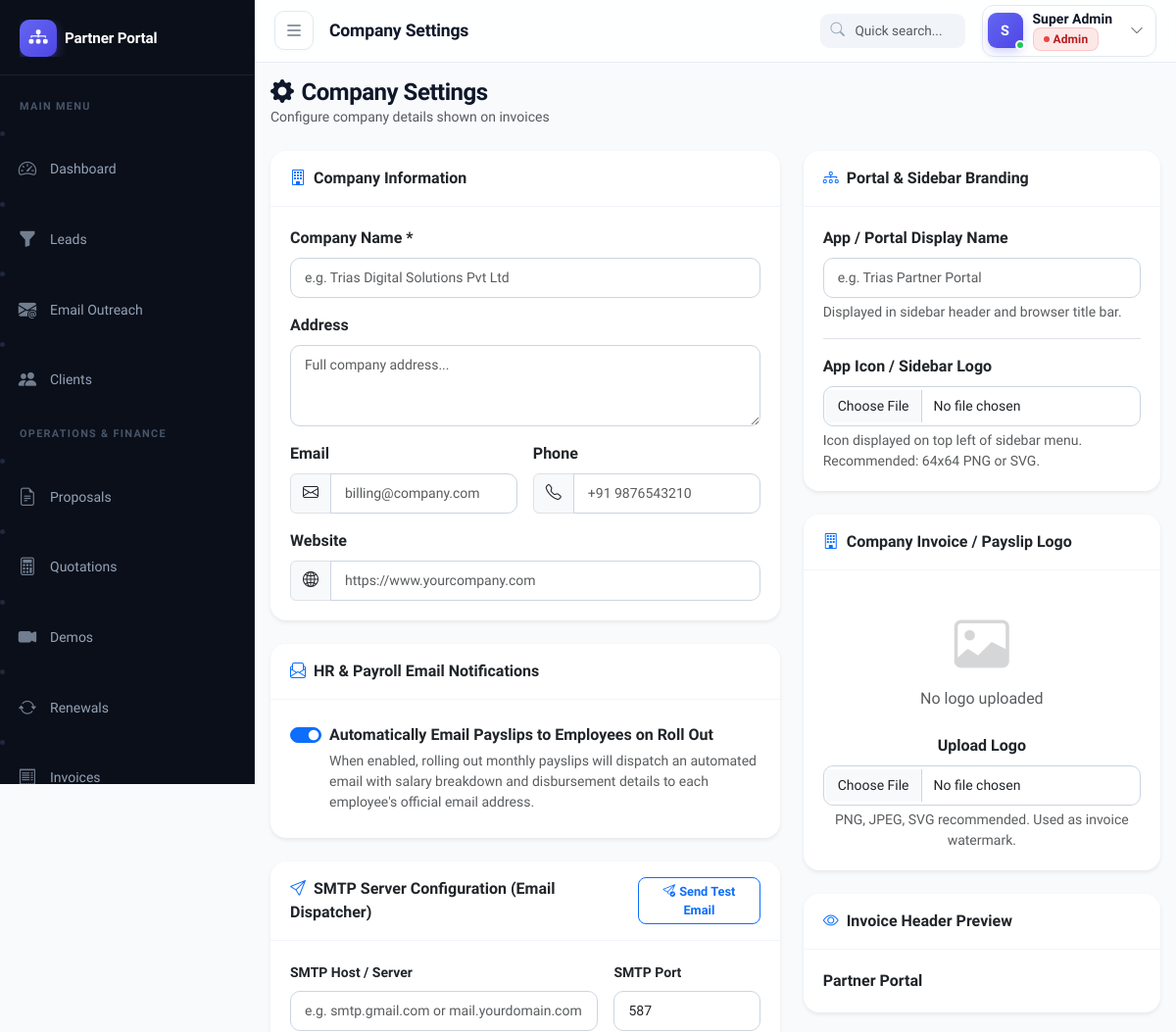
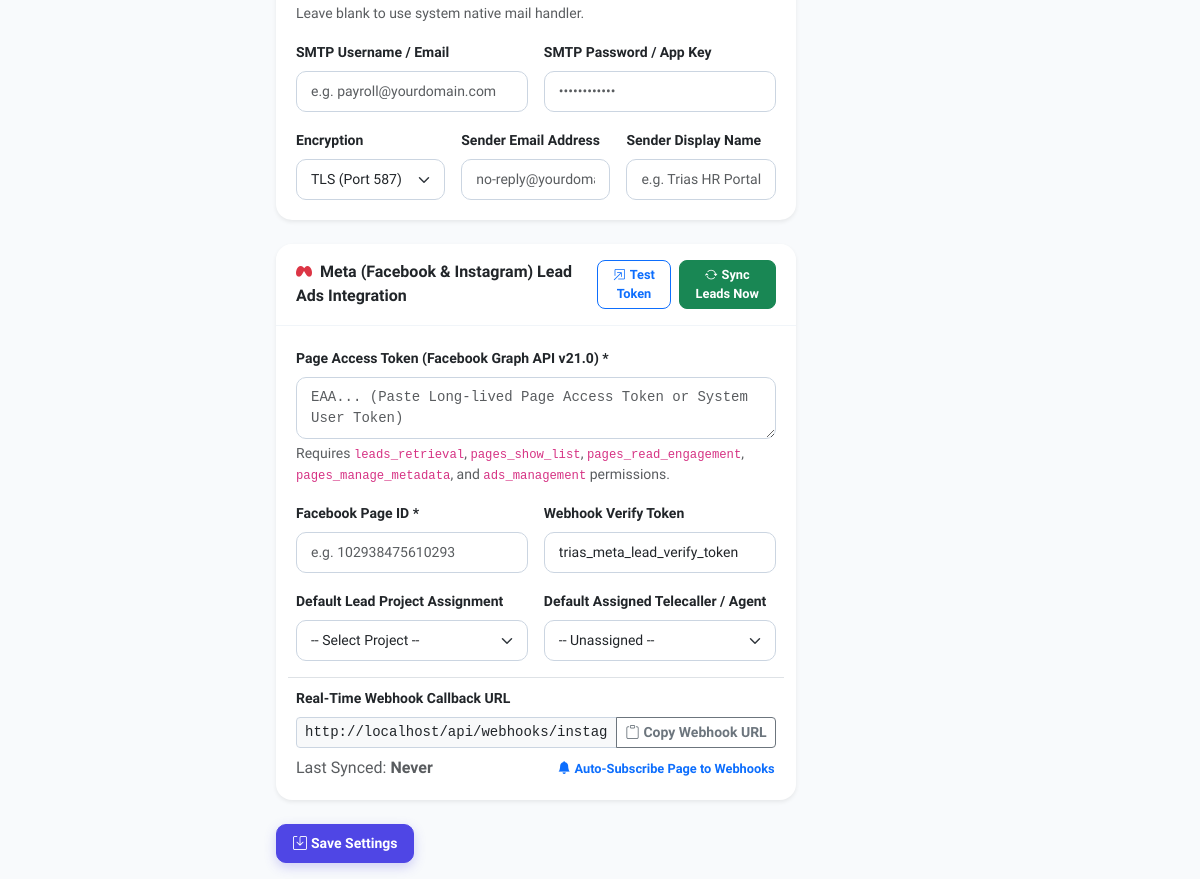
Page /modules/settings/index.php (signed in) on the committed database (2 pictures, top to bottom).
### tables this page shows
CREATE TABLE IF NOT EXISTS users (
    id INT PRIMARY KEY AUTO_INCREMENT,
    name VARCHAR(100) NOT NULL,
    email VARCHAR(100) UNIQUE NOT NULL,
    password VARCHAR(255) NOT NULL,
    role ENUM('admin', 'finance', 'telecall', 'investor', 'csm', 'accounts') DEFAULT 'telecall',
    phone VARCHAR(20),
    status ENUM('active', 'inactive') DEFAULT 'active',
    last_login TIMESTAMP NULL,
    created_at TIMESTAMP DEFAULT CURRENT_TIMESTAMP
);

### includes/header.php (shortened to what the rows shown need)
<?php
$currentUser = currentUser();
?>
<!DOCTYPE html>
<html lang="en">
<head>
<link rel="stylesheet" href="https://cdn.jsdelivr.net/npm/bootstrap@5.3.3/dist/css/bootstrap.min.css">
<link rel="stylesheet" href="https://cdn.jsdelivr.net/npm/bootstrap-icons@1.11.3/font/bootstrap-icons.min.css">
<link rel="stylesheet" href="https://cdn.datatables.net/1.13.8/css/dataTables.bootstrap5.min.css">
<link rel="stylesheet" href="https://cdn.jsdelivr.net/npm/select2@4.1.0-rc.0/dist/css/select2.min.css">
<link rel="stylesheet" href="https://cdn.jsdelivr.net/npm/select2-bootstrap-5-theme@1.3.0/dist/select2-bootstrap-5-theme.min.css">
<link rel="stylesheet" href="<?= BASE_URL ?>/assets/css/style.css">
</head>
<body>
<nav class="top-navbar" id="topNavbar">
  <div class="top-navbar-inner">
    <div class="d-flex align-items-center gap-2 gap-sm-3">
      <div class="dropdown">
        <button class="top-navbar-user" data-bs-toggle="dropdown" aria-label="User menu">
          <div class="top-navbar-avatar-wrap">
            <div class="top-navbar-avatar"><?= strtoupper(substr($currentUser['name'], 0, 1)) ?></div>
            <span class="top-navbar-avatar-status"></span>
          </div>
          <div class="d-none d-md-block text-start me-1">
            <div class="top-navbar-username"><?= htmlspecialchars($currentUser['name']) ?></div>
            <div class="top-navbar-role"><?= roleLabel($currentUser['role']) ?></div>
          </div>
        </button>
      </div>
    </div>
  </div>
</nav>

### includes/auth.php (shortened to what the rows shown need)
<?php
function currentUser(): array {
    return [
        'id'   => $_SESSION['user_id']   ?? 0,
        'name' => $_SESSION['user_name'] ?? '',
        'role' => $_SESSION['user_role'] ?? '',
        'email'=> $_SESSION['user_email'] ?? '',
    ];
}
function roleLabel(string $role): string {
    return match($role) {
        'admin'    => '<span class="badge badge-soft-danger"><span class="badge-dot" style="background:#ef4444;"></span>Admin</span>',
        'finance'  => '<span class="badge badge-soft-success"><span class="badge-dot" style="background:#22c55e;"></span>Finance</span>',
        'accounts' => '<span class="badge" style="background:rgba(111,66,193,0.12); color:#6f42c1; border:1px solid rgba(111,66,193,0.2);"><span class="badge-dot" style="background:#6f42c1;"></span>Accounts</span>',
        'telecall' => '<span class="badge badge-soft-primary"><span class="badge-dot" style="background:#6366f1;"></span>Telecall</span>',
        'investor' => '<span class="badge badge-soft-warning"><span class="badge-dot" style="background:#f59e0b;"></span>Investor</span>',
        'csm'      => '<span class="badge badge-soft-info"><span class="badge-dot" style="background:#0ea5e9;"></span>CSM</span>',
        default    => '<span class="badge badge-soft-secondary"><span class="badge-dot" style="background:#64748b;"></span>' . htmlspecialchars($role) . '</span>',
    };
}

### rows in the picture
users: name "S", name "Super Admin", role "Admin"

### other values in the picture
$pageTitle "Company Settings"
$sidebarBrandName "Partner Portal"
$section['title'] "MAIN MENU"
$item['label'] "Dashboard"
$item['label'] "Leads"
$item['label'] "Email Outreach"
$item['label'] "Clients"
$section['title'] "OPERATIONS & FINANCE"
$item['label'] "Proposals"
$item['label'] "Quotations"
$item['label'] "Demos"
$item['label'] "Renewals"
$item['label'] "Invoices"
$settings['company_name'] "Partner Portal"
